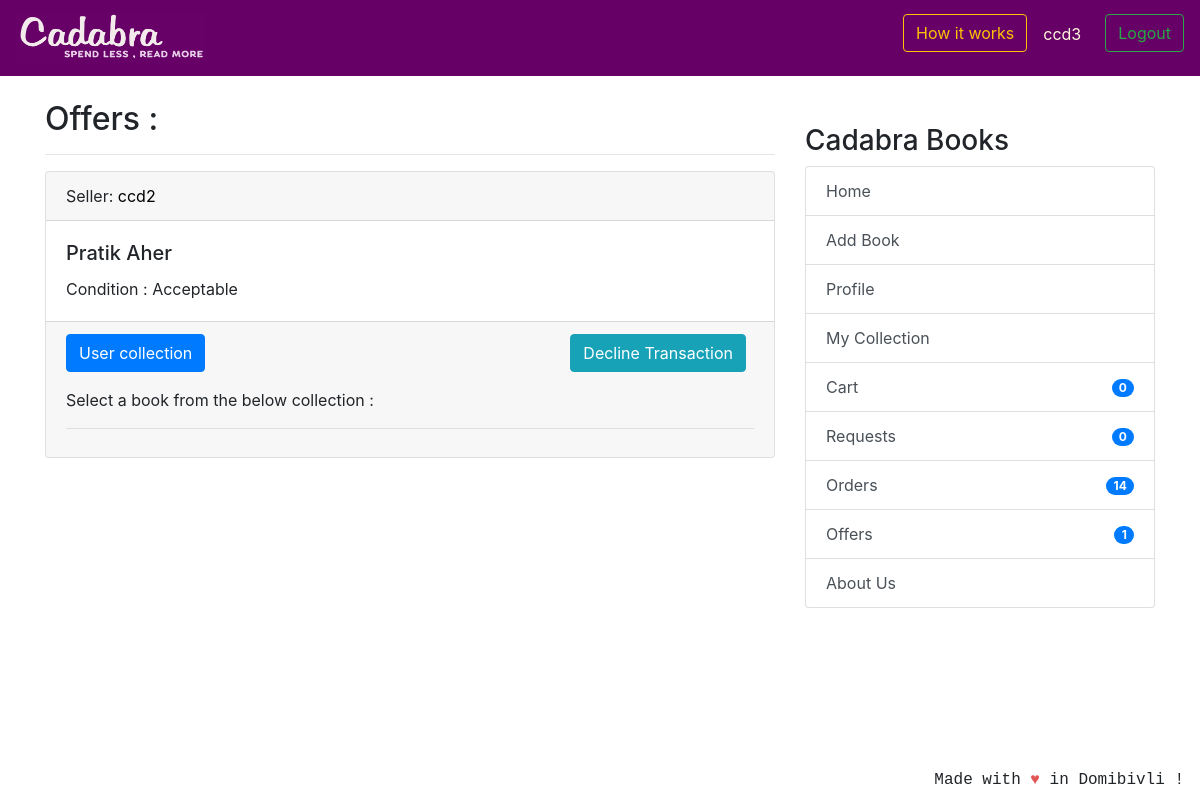
The page /transaction/offers/ (signed in) on the database its author committed.
### coreapp/models.py (models this page shows, shortened)
class Requests(models.Model):
    requester = models.ForeignKey(
        User, related_name='to_user', on_delete=models.CASCADE)
    offerrer = models.ForeignKey(
        User, related_name='from_user', on_delete=models.CASCADE)
    timestamp = models.DateTimeField(auto_now_add=True)
    requester_book = models.ForeignKey(
        Book, related_name='requester_book_from_user', on_delete=models.CASCADE)
    class Meta:
        verbose_name_plural = "Requests"

class Book(models.Model):
    user = models.ForeignKey(User, on_delete=models.CASCADE, null=True)
    book_name = models.CharField(
        max_length=100, help_text="We only deal with original books with ISBN codes, pirated books will not be accepted.")
    author_name = models.CharField(max_length=100, blank=True, null=True)
    description = models.CharField(max_length=2000, blank=True, null=True)
    price = models.IntegerField(
        null=True, blank=True, help_text="We would be deducting 20 rupees from item price for delivery purposes.")
    sell_or_exchange = models.CharField(
        max_length=100, choices=BUY_OR_EXCHANGE, default='Exchange', help_text="By adding items to exchange you can make requests to other users for exchange.")
    condition = models.CharField(
        max_length=100, choices=CONITION_CHOICES, default='Acceptable')
    created_at = models.DateTimeField(auto_now_add=True)
    image_url = models.CharField(max_length=500,blank=True,null=True)
    class Meta:
        verbose_name = 'Book'
        verbose_name_plural = 'Books'

### transaction/views.py (the view)
# urls.py: path('offers/', views.OfferListView.as_view(), name='offers_view'),
class OfferListView(LoginRequiredMixin, generic.ListView):
    model = Requests
    template_name = 'transaction_offer.html'
    context_object_name = 'offers'
    def get_queryset(self):
        return Requests.objects.filter(offerrer=self.request.user).order_by('timestamp')
    def get_context_data(self, **kwargs):
        context = super().get_context_data(**kwargs)
        context['collection_all'] = UserCollection.objects.all()
        return context

### nofapapp/context_processors.py (called while the page is built)
def add_variable_to_context(request):
    if request.user.id:
        orderitems = Order.objects.get(owner=request.user.profile)
        return {
            'requestscount': Requests.objects.filter(requester=request.user).count(),
            'offercount' : Requests.objects.filter(offerrer=request.user).count(),
            'orderscount': Transaction.objects.filter(Q(offerrer=request.user) | Q(requester=request.user)).count()+FinalBuyOrder.objects.filter(user=request.user).count(),
            'cartitemscount': orderitems.items.count(),
            'addresscheck': get_object_or_404(ShippingAddress, profile=get_object_or_404(Profile, user=request.user)).address1,
            }
    else:
        return {}

### transaction/transaction/templatetags/user_books_tag.py (called while the page is built)
@register.filter
def user_books_for_user(collection_all, user_username):
    ordered_books = FinalBuyOrder.objects.values_list('book')
    requester_books = Transaction.objects.values_list('requester_book')
    offerrer_books = Transaction.objects.values_list('offerrer_book')
    user_profile = get_object_or_404(Profile, user__username=user_username)
    collection_items = collection_all.get(
        owner=user_profile)
    return collection_items.books.filter(
        sell_or_exchange='Exchange').exclude(id__in=ordered_books).exclude(id__in=offerrer_books).exclude(id__in=requester_books)

### templates/transaction_offer.html (shortened to what this page needs)
{% extends 'base.html' %}
{% load user_books_tag %}
{% block content %}
<h2>Offers :</h2>
<hr />
{% if offers %}
{% for offer in offers %}
<div class="card text-left">
    <div class="card-header">
        Seller: <a style="color:black">{{ offer.requester }}</a>
    </div>
    <div class="card-body">
                        <div class="d-flex justify-content-between">
                            <div>
                                <h5 class="card-title">{{ offer.requester_book.book_name }}</h5>
                                <p class="card-text">Condition : {{ offer.requester_book.condition }} </p>
                            </div>
                        </div>
    </div>
    <div class="card-footer text-mutxed">
        <a href="{% url 'transaction:offer-delete' offer.id %}" class="mr-2 btn btn-info float-right">Decline Transaction</a>
        <p>
            <a class="btn btn-primary" data-toggle="collapse" href="#offermodal{{ offer.id }}" role="button" aria-expanded="false"
                aria-controls="collapseExample">
                User collection
            </a>
        </p>
        Select a book from the below collection :
        <hr/>
    </div>
</div>
{% endfor %}
{% else %}
<h2 align="center">No Offers Found! Make a request !</h2>
{% endif %}
{% endblock %}

### templates/base.html (shortened to what this page needs)
{% load static %}
<!doctype html>
<html lang="en">
  <head>
    <link rel="stylesheet" href="https://stackpath.bootstrapcdn.com/bootstrap/4.2.1/css/bootstrap.min.css"
>
  </head>
  <body>
    <header class="site-header">
<nav class="navbar navbar-expand-lg navbar-dark" style="background-color: #660066;">
  <a class="navbar-brand" href="{% url 'coreapp:list_entries' %}">
      <img src="{% static 'img/cadabra.png' %}" alt="Logo" style="width:190px;height:50px" >
    </a>
  <div class="collapse navbar-collapse" id="navbarSupportedContent">
    <ul class="navbar-nav ml-auto">
      {% if user.is_authenticated %}
      <li>
        <button class="btn btn-outline-warning mr-3" data-toggle="modal" data-target="#illustration">How it works</a>
      </li>
      <li>
        <p class="mr-3 mt-2" style="color:cornsilk;">{{ user.username }}</p>
      </li>
      <li><a class="btn btn-outline-success ml-2 my-2 my-sm-0" href="{% url 'logout'%}">Logout</a></li>
        {% else %}
      <li><a href="{% url 'login' %}" class="btn btn-outline-success">Login</a></li>
      <li><a href="{% url 'coreapp:signup' %}" class="btn btn-primary ml-2">Sign up</a></li>
      {% endif %}
    </ul>
  </div>
</nav>
  </header>
  <br/>
    <div class="container">
      <div class="row justify-content-center">
        <div class="col-8">
          {% block content %}
          {% endblock %}
        </div>
        {% if user.is_authenticated %}
                <div class="col-md-4">
                  <div class="content-section">
                    <br/>
                    <h3>Cadabra Books</h3>
                      <ul class="list-group">
                        <a class="list-group-item list-group-item-action" href="{% url 'coreapp:list_entries' %}" > Home </a>
                        <a class="list-group-item list-group-item-action" href="{% url 'coreapp:new_entry' %}" > Add Book</a>
                        <a class="list-group-item list-group-item-action" href="{% url 'coreapp:profile' %}" >Profile</a>
                        <a class="list-group-item list-group-item-action" href="{% url 'coreapp:userbooks' %}" >My Collection</a>
                        <a class="list-group-item list-group-item-action" href="{% url 'cart:cart_items' %}" >Cart<span class="badge badge-primary badge-pill float-right mt-1">{{ cartitemscount }}</span> </a>
                        <a class="list-group-item list-group-item-action" href="{% url 'transaction:requests_view' %}" >Requests<span class="badge badge-primary badge-pill float-right mt-1">{{ requestscount }}</span></a>
                        <a class="list-group-item list-group-item-action" href="{% url 'transaction:orders_view' %}" >Orders <span class="badge badge-primary badge-pill float-right mt-1">{{ orderscount }}</span></a>
                        <a class="list-group-item list-group-item-action" href="{% url 'transaction:offers_view' %}" >Offers <span class="badge badge-primary badge-pill float-right mt-1">{{ offercount }}</span></a>
                        <a class="list-group-item list-group-item-action" href="{% url 'coreapp:aboutus' %}">About Us</a>
                      </ul>
                      <br/>
                  </div>
                </div>
                {% endif %}
      </div>
    </div>
<footer class="site-footer mr-3 mb-2" style="position:fixed;right:0;bottom:0;font-family: 'Courier';font-style: bold;">
  Made with <span style="color: #e25555;">&hearts;</span> in Domibivli !
</footer>
</body>
</html>

### rows shown on the page
Requests: requester "ccd2", requester_book.book_name "Pratik Aher", requester_book.condition "Acceptable"

### other values the page prints
{{ user.username }} "ccd3"
{{ cartitemscount }} "0"
{{ requestscount }} "0"
{{ orderscount }} "14"
{{ offercount }} "1"
